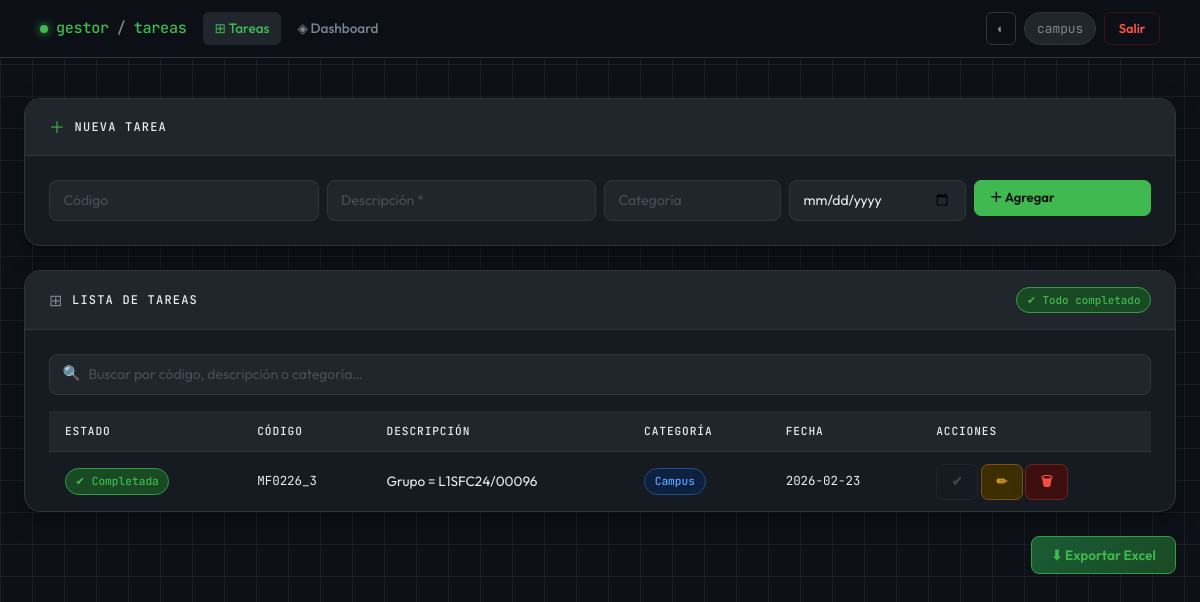
The page / (signed in) on the database as committed earlier.
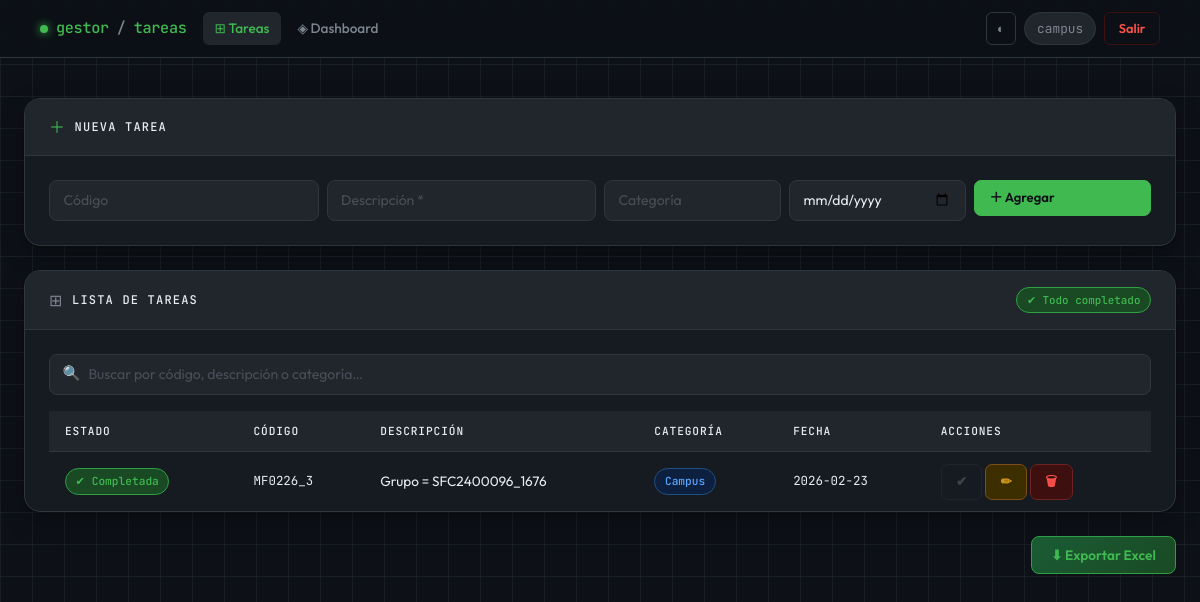
The same page on the database as committed later.
### tables this page shows
CREATE TABLE tareas (
            id INTEGER PRIMARY KEY AUTOINCREMENT,
            descripcion TEXT NOT NULL,
            categoria TEXT,
            fecha TEXT,
            completada INTEGER DEFAULT 0,
            codigo TEXT,
            usuario_id INTEGER,
            FOREIGN KEY (usuario_id) REFERENCES usuarios(id)
        );

### app_web.py (the view)
@app.route("/")
@login_required
def index():
    user_id = session.get("user_id")
    es_admin = session.get("es_admin")
    page = request.args.get('page', 1, type=int)
    per_page = 10
    offset = (page - 1) * per_page
    conn = get_connection()
    cursor = conn.cursor()
    if es_admin == 1:
        cursor.execute("SELECT * FROM tareas ORDER BY id DESC LIMIT ? OFFSET ?", (per_page, offset))
        tareas = cursor.fetchall()
        cursor.execute("SELECT COUNT(*) FROM tareas")
        total_tareas = cursor.fetchone()[0]
    else:
        cursor.execute("SELECT * FROM tareas WHERE usuario_id = ? ORDER BY id DESC LIMIT ? OFFSET ?", (user_id, per_page, offset))
        tareas = cursor.fetchall()
        cursor.execute("SELECT COUNT(*) FROM tareas WHERE usuario_id = ?", (user_id,))
        total_tareas = cursor.fetchone()[0]
    conn.close()
    total_pages = (total_tareas + per_page - 1) // per_page if total_tareas > 0 else 1
    return render_template("index.html",
                           tareas=tareas,
                           page=page,
                           total_pages=total_pages)

### app_web.py (called while the page is built)
def get_connection():
    conn = sqlite3.connect(DB_NAME)
    conn.row_factory = sqlite3.Row
    return conn

def login_required(f):
    @wraps(f)
    def decorated_function(*args, **kwargs):
        if "user_id" not in session:
            return redirect(url_for("login"))
        return f(*args, **kwargs)
    return decorated_function

### templates/index.html (shortened to what this page needs)
{% extends "base.html" %}
{% block content %}
<div class="gcard mb-4">
  <div class="gcard-header">
    <span style="color:var(--accent)">＋</span>
    <span class="gcard-title">Nueva tarea</span>
  </div>
  <div class="gcard-body">
    <form action="/agregar" method="post">
      <div class="row g-2">
        <div class="col-sm-6 col-md-3">
          <input name="codigo" class="form-control" placeholder="Código" autocomplete="off">
        </div>
        <div class="col-sm-6 col-md-3">
          <input name="descripcion" class="form-control" placeholder="Descripción *" required autocomplete="off">
        </div>
        <div class="col-sm-6 col-md-2">
          <input name="categoria" class="form-control" placeholder="Categoría" autocomplete="off">
        </div>
        <div class="col-sm-6 col-md-2">
          <input name="fecha" type="date" class="form-control">
        </div>
        <div class="col-12 col-md-2">
          <button type="submit" class="btn btn-g-primary w-100">＋ Agregar</button>
        </div>
      </div>
    </form>
  </div>
</div>
<div class="gcard">
  <div class="gcard-header">
    <span style="color:var(--text-muted)">⊞</span>
    <span class="gcard-title">Lista de tareas</span>
    <span id="cnt-badge" class="badge-g badge-pending ms-auto" style="font-size:.68rem;"></span>
  </div>
  <div class="gcard-body pb-0">
    <div class="search-wrap mb-3">
      <span class="search-icon">🔍</span>
      <input type="text" id="buscador" class="form-control"
             placeholder="Buscar por código, descripción o categoría…">
    </div>
    <div class="table-responsive">
      <table class="gtable">
        <thead>
          <tr>
            <th>Estado</th>
            <th>Código</th>
            <th>Descripción</th>
            <th>Categoría</th>
            <th>Fecha</th>
            <th>Acciones</th>
          </tr>
        </thead>
        <tbody>
          {% for t in tareas %}
          <tr class="{{ 'row-done' if t[4]==1 else '' }}"
              data-search="{{ (t[5] or '') }} {{ t[1] }} {{ (t[2] or '') }}"
              style="animation-delay:{{ loop.index0 * 25 }}ms; animation: fadeUp .25s ease both;">
            <td data-label="Estado">
              {% if t[4]==1 %}
                <span class="badge-g badge-done">✔ Completada</span>
              {% else %}
                <span class="badge-g badge-pending">● Pendiente</span>
              {% endif %}
            </td>
            <td data-label="Código" style="font-family:var(--mono); font-size:.78rem;">
              {{ t[5] if t[5] else '—' }}
            </td>
            <td data-label="Descripción">{{ t[1] }}</td>
            <td data-label="Categoría">
              <span class="badge-g badge-cat">{{ t[2] if t[2] else 'General' }}</span>
            </td>
            <td data-label="Fecha" style="font-family:var(--mono); font-size:.78rem; white-space:nowrap;">
              {{ t[3] if t[3] else '—' }}
            </td>
            <td data-label="Acciones" style="white-space:nowrap;">
              {% if t[4]==0 %}
                <a href="/completar/{{ t[0] }}" class="btn btn-g-success btn-sm">✔</a>
              {% else %}
                <span class="btn btn-g-ghost btn-sm" style="cursor:default; opacity:.4;">✔</span>
              {% endif %}
              <a href="/editar/{{ t[0] }}" class="btn btn-g-warning btn-sm">✏</a>
              <a href="/eliminar/{{ t[0] }}" class="btn btn-g-danger btn-sm"
                 onclick="return confirm('¿Eliminar esta tarea? No se puede deshacer.')">🗑</a>
            </td>
          </tr>
          {% endfor %}
        </tbody>
      </table>
    </div>
  </div>
</div>
{% endblock %}

### templates/base.html (shortened to what this page needs)
<!DOCTYPE html>
<html lang="es">
<head>
  <link href="https://cdn.jsdelivr.net/npm/bootstrap@5.3.2/dist/css/bootstrap.min.css" rel="stylesheet">
</head>
<body>
<nav class="navbar navbar-expand-lg">
  <div class="container-fluid px-3">
    <a class="navbar-brand" href="/">
      <span class="dot"></span>
      gestor<span style="color:var(--text-muted)">/</span>tareas
    </a>
    <div class="collapse navbar-collapse" id="navMain">
      {% set path = request.path %}
      <ul class="navbar-nav me-auto gap-1 mt-2 mt-lg-0">
        <li class="nav-item">
          <a class="nav-link{{ ' active' if path == '/' else '' }}" href="/">
            ⊞ Tareas
          </a>
        </li>
        <li class="nav-item">
          <a class="nav-link{{ ' active' if path == '/dashboard' else '' }}" href="/dashboard">
            ◈ Dashboard
          </a>
        </li>
      </ul>
      <div class="d-flex align-items-center gap-2 mt-2 mt-lg-0">
        <button onclick="toggleLight()" class="btn-dark-toggle" title="Cambiar tema">◐</button>
        <span class="navbar-user">{{ session.get('user', '') }}</span>
        <a href="/logout" class="btn-logout">Salir</a>
      </div>
    </div>
  </div>
</nav>
<div class="page-wrapper pb-0 pt-2" style="max-width:1300px; margin:0 auto; padding-inline:1.5rem;">
</div>
<div class="page-wrapper">
  {% block content %}{% endblock %}
  <div class="text-end mt-4">
    <a href="/exportar" class="btn btn-g-export">⬇ Exportar Excel</a>
  </div>
</div>
</body>
</html>

Rows that differ between the two databases and show on the page:
changed tareas "MF0226_3": descripcion "Grupo = L1SFC24/00096" → "Grupo = SFC2400096_1676"
